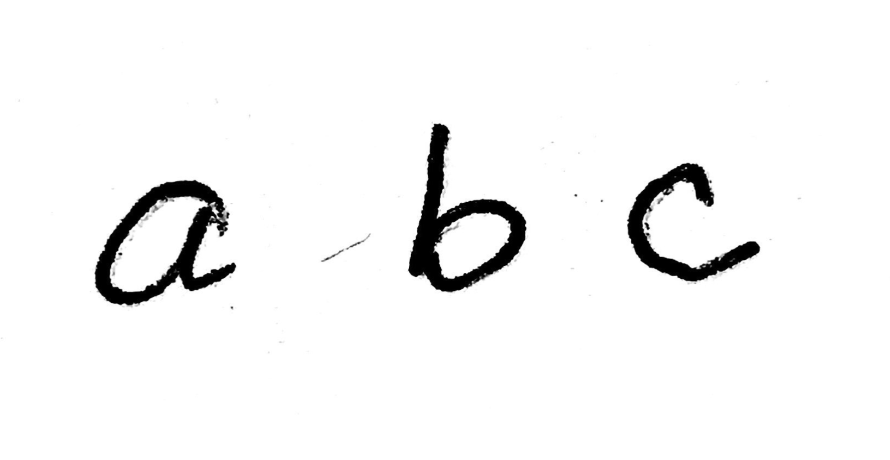
#> input picture Final Stuff copy/abc.png, 1780 x 920 px (shown at 1/2 size)
$ python imageToTestData.py   (older library calls are emulated)
#> lines starting #> are read from the running program, lines starting #| are printed output that depends on the picture; after the words box and inside, x2 and y2 are one past the last pixel; in counts of white or black regions, pixels touching at a corner belong together
from PIL import Image
import numpy as np
import pandas as pd
import pickle

#this makes the image into a 2d Array of 1s and 0s where 1 is a white space
# and 0 is a black (written in) space
def makeBinary(pic):
    binPic = []
    for row in pic:
        ncol = []
        for col in row:
            if col[0] >= 100:
                ncol.append(1)
            else:
                ncol.append(0)
        binPic.append(ncol)
#> after the loop, binPic = 920 items
    return np.array(binPic)
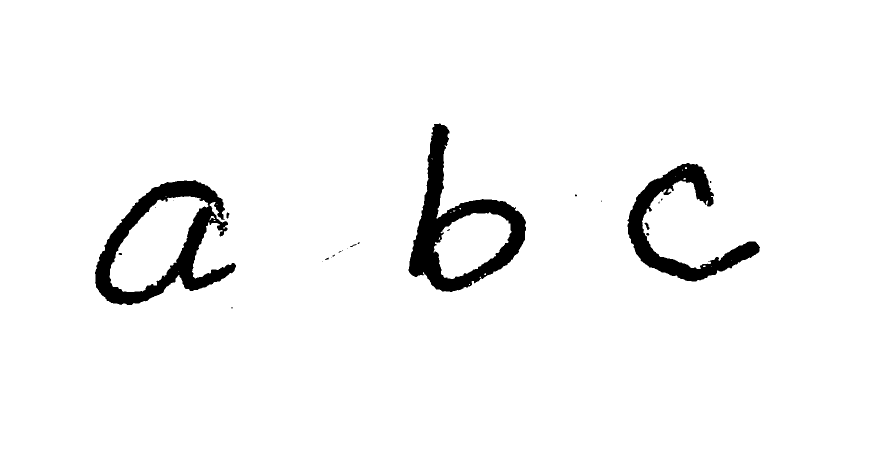
#> returned value: shape (920, 1780) int64 (shown at 1/2 size); values 0 (black) and 1 (white), 96.2% white; 25 black regions (17 under 20 px), largest, box (x1, y1, x2, y2) and area: (817, 247, 1052, 584) 23022, (190, 360, 472, 610) 22185, (1255, 326, 1520, 563) 16137

#gets rid of the empty rows above the letter(s)
def getRidOfEmptyStartRows(img):
    i=0
    while i < img.shape[0]:
        if 0 in img[i]:
            return img[i:]
        i+=1
#> after the loop, i = 247
    return np.array([])

#gets rid of the empty cols to the left of the letter(s)
def getRidOfEmptyStartCols(line):
    line = pd.DataFrame(line)
    i = 0
    for (name, col) in line.iteritems():
        col = np.array(col)
        if 0 in col:
            return np.array(line.drop(line.columns[range(i)],axis=1))
        i+=1
    return np.array([])

#resizes the array from user to match the dimentions of the training data
# used for the neural network
def resize (letter):
    resizeTo = 30
    #this is resizing the height
    toSkip = letter.shape[0]//resizeTo
    corrHeightPic = []
    i=0
    while i < letter.shape[0]:
        corrHeightPic.append(letter[i])
        i+= toSkip
    letter = np.array(corrHeightPic)
    #this is resizing the width
    i=0
    toDrop = []
    while i < letter.shape[1]:
        if i%toSkip!=0:
            toDrop.append(i)
        i+= 1
    letter = pd.DataFrame(letter)
    letter = np.array(letter.drop(letter.columns[toDrop],axis=1))
    #this is adding back the white space around each letter to make it 128 by 128
    #making the cols 128
    addToLeft = (128 - letter.shape[1])//2
    left = np.ones((addToLeft, letter.shape[0]), dtype=int)
    letter = np.concatenate((left.T, letter), axis=1)
    addToRight = 128 - letter.shape[1]
    right = np.ones((addToRight, letter.shape[0]), dtype=int)
    letter = np.concatenate((letter, right.T), axis=1)
    #making the rows 128
    addToTop = (128 - letter.shape[0])//2
    top = np.ones((addToTop, letter.shape[1]), dtype=int)
    letter = np.concatenate((top, letter), axis=0)
    addToBottom = 128 - letter.shape[0]
    bottom = np.ones((addToBottom, letter.shape[1]), dtype=int)
    letter = np.concatenate((letter, bottom), axis=0)
    return letter

#returns an array of the arrays of indivisual lines when given the array of a
# whole image of text
def getLines(image, lines):
    if image.size != 0:
        image = getRidOfEmptyStartRows(image)
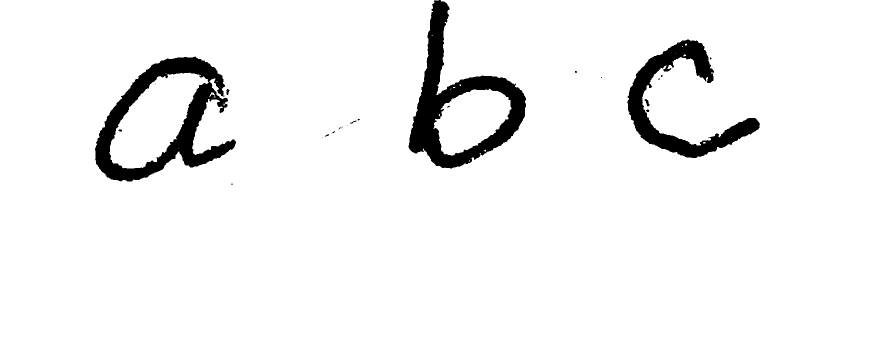
#> image: shape (673, 1780) int64 (shown at 1/2 size); values 0 (black) and 1 (white), 94.9% white; 25 black regions (17 under 20 px), largest, box (x1, y1, x2, y2) and area: (817, 0, 1052, 337) 23022, (190, 113, 472, 363) 22185, (1255, 79, 1520, 316) 16137
        i = 0
        for row in image:
            if 0 not in row:
                line = image[:i]
                if line.shape[0] >= 20:
                    lines.append(line)
                restOfLines = image[i:]
                return getLines(restOfLines, lines)
            i+=1
#> after the loop, i = 363; lines = 1 item
    return np.array(lines)

#returns a list of the arrays of indivisual letter when given the array of an
# image of a line of letters
def getLettersFromLine(line, letters):
    if len(line) == 0:
        return np.array(letters)
    else:
        line = pd.DataFrame(getRidOfEmptyStartCols(line))
        i = 0
        for (name, col) in line.iteritems():
            col = np.array(col)
            if 0 not in col:
                letterCols = list(range(i))
                nonLetterCols = list(range(i, len(line.columns)))
                letter = np.array(line.drop(line.columns[nonLetterCols],axis=1))
                if letter.shape[1] >= 20:
                    letters.append(resize(letter))
                newLine = line.drop(line.columns[letterCols],axis=1)
                return getLettersFromLine(np.array(newLine), letters)
            i+=1

#flattens the 2D array to one long np array
def flatten(letter):
    let = np.array([])
    for i in range(128):
        let = np.concatenate((let,np.array(letter[i])), axis = None)
    return (np.array(let.astype(float)))

#returns the letter data from an image in a 3d array (one line per row and one array per letter in the row)
# in a format that is good for the neural network to be able to predict from
def getAllLetters(imageName):
    pic = np.array(Image.open(imageName), np.int)
    binPic = makeBinary(pic)
    lines = getLines(binPic, [])
    allLetters = []
    for line in lines:
        allLetters.append(getLettersFromLine(line, []))
#> this loop made 1 pass
#> pass 1, in resize, `letter = np.array(corrHeightPic)`:
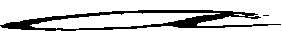
#> letter: shape (31, 282) int64; values 0 (black) and 1 (white), 78.7% white; 2 black regions (1 under 20 px), largest, box (x1, y1, x2, y2) and area: (0, 10, 281, 31) 1856
#> pass 1, in resize, `letter = np.array(letter.drop(letter.columns[toDrop],axis=1))`:
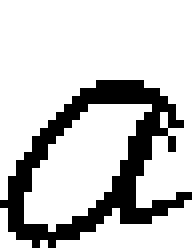
#> letter: shape (31, 24) int64 (shown 8 times larger); values 0 (black) and 1 (white), 78.8% white; black in thin lines or dots, all inside (x1, y1, x2, y2) = (0, 10, 24, 31)
#> pass 1, in resize, `letter = np.concatenate((left.T, letter), axis=1)`:
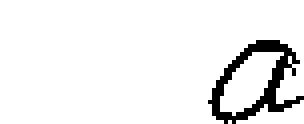
#> letter: shape (31, 76) int64 (shown 4 times larger); values 0 (black) and 1 (white), 93.3% white; black in thin lines or dots, all inside (x1, y1, x2, y2) = (52, 10, 76, 31)
#> pass 1, in resize, `letter = np.concatenate((letter, right.T), axis=1)`:
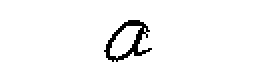
#> letter: shape (31, 128) int64 (shown 2 times larger); values 0 (black) and 1 (white), 96% white; black in thin lines or dots, all inside (x1, y1, x2, y2) = (52, 10, 76, 31)
#> after the loop, allLetters = 1 item
        #all Letters becomes a list of arrays of each letter
        #they are all 128 by 128
    lets = []
    for line in allLetters:
        newLin = []
        for i in range(line.shape[0]):
            newLin.append(flatten(line[i]))
        lets.append(np.array(newLin))
#> this loop made 1 pass
#> after the loop, lets = 1 item
    return np.array(lets)

real = 'abc.png'
#print("This code complies! :)")
#getLetters(real)
print(getAllLetters(real))

$ run again, with Final Stuff copy/hello.png copied over Final Stuff copy/abc.png
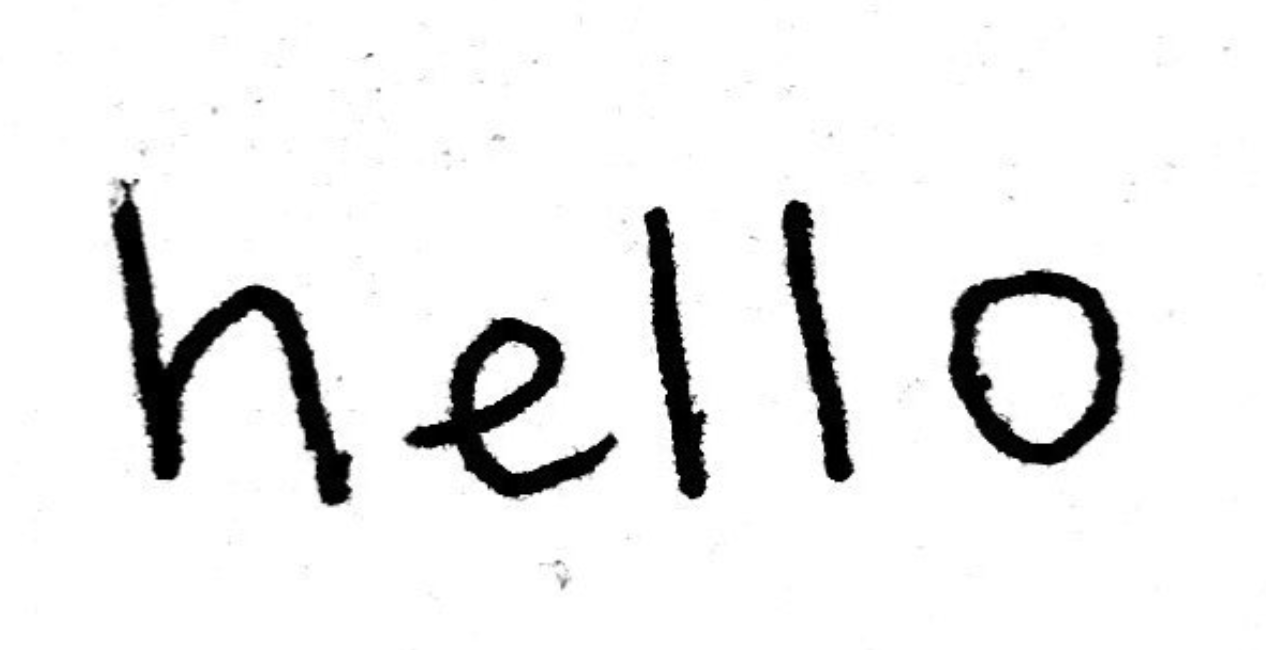
#> input picture Final Stuff copy/hello.png, 1266 x 650 px
#> after the loop in makeBinary, `for row in pic:`: binPic = 650 items
#> in makeBinary, `return np.array(binPic)`:
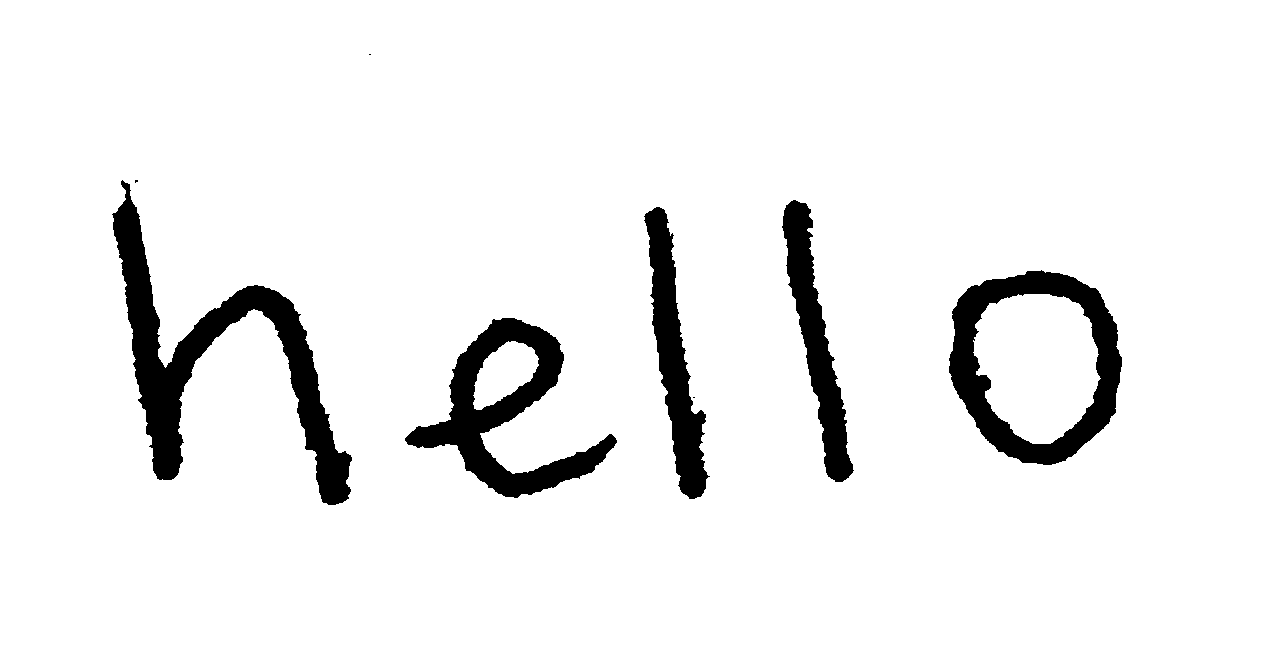
#> returned value: shape (650, 1266) int64; values 0 (black) and 1 (white), 93.3% white; 8 black regions (3 under 20 px), largest, box (x1, y1, x2, y2) and area: (112, 180, 352, 505) 17149, (949, 270, 1122, 465) 11756, (405, 318, 617, 498) 11568, (644, 207, 710, 499) 7388, (782, 200, 854, 482) 6913
#> after the loop in getRidOfEmptyStartRows, `while i < img.shape[0]:`: i = 54
#> image: shape (596, 1266) int64; values 0 (black) and 1 (white), 92.7% white; 8 black regions (3 under 20 px), largest, box (x1, y1, x2, y2) and area: (112, 126, 352, 451) 17149, (949, 216, 1122, 411) 11756, (405, 264, 617, 444) 11568, (644, 153, 710, 445) 7388, (782, 146, 854, 428) 6913
#> the loop in getLines, `for row in image:` made 2 passes
#> i on passes 1 to 2: 1, 0
#> after the loop in getLines, `for row in image:`: i = 1; lines = 1 item
#> the loop in getAllLetters, `for line in lines:` made 1 pass
#> pass 1, in resize, `letter = np.concatenate((letter, right.T), axis=1)`:
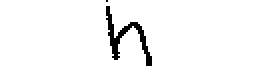
#> letter: shape (33, 128) int64 (shown 2 times larger); values 0 (black) and 1 (white), 96% white; black in thin lines or dots, all inside (x1, y1, x2, y2) = (53, 0, 76, 33)
#> the loop in getAllLetters, `for line in allLetters:` made 1 pass
